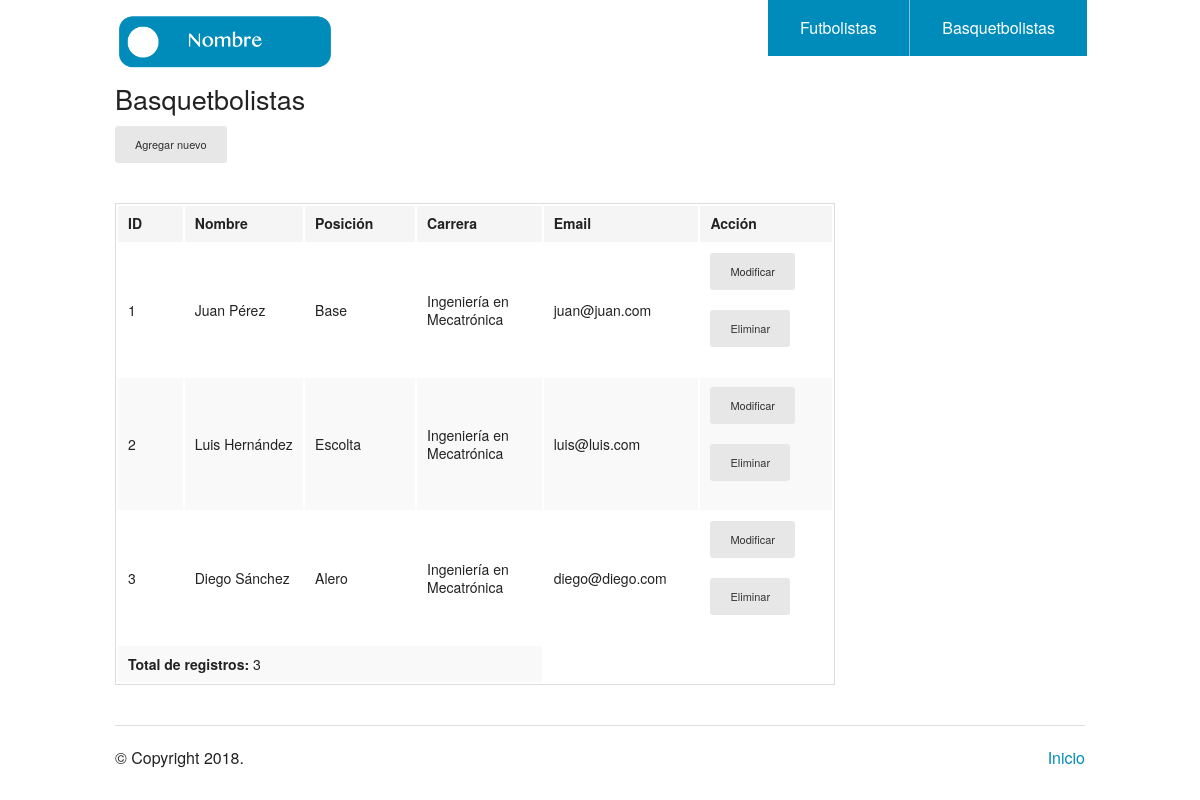
/main_bas.php, run on the app's committed database.
### tables this page shows
CREATE TABLE `basquetbolistas` (
  `id` int(11) NOT NULL,
  `nombre` varchar(50) NOT NULL,
  `posicion` varchar(50) NOT NULL,
  `carrera` varchar(60) NOT NULL,
  `email` varchar(50) NOT NULL
);

### funciones.php (called while the page is built, shortened)
<?php
	include_once('conexion.php');
	function mostrarBas(){
		global $pdo;
		$query = "SELECT * FROM basquetbolistas";
		$statement = $pdo->prepare($query);
  		$statement->execute();
  		return $statement->fetchAll();
	}
?>

### main_bas.php (the view, shortened to what this page needs)
<?php
  include_once('funciones.php');
  $user = mostrarBas();
  $total_users = count(mostrarBas());
?>
<!doctype html>
<html class="no-js" lang="en">
  <head>
    <link rel="stylesheet" href="./css/foundation.css" />
  </head>
  <body>
    <?php require_once('header.php'); ?>
    <div class="row">
      <div class="large-9 columns">
        <h3>Basquetbolistas</h3>
          <p><a href="agregarBas.php" class="button radius tiny secondary">Agregar nuevo</a></p>
        <div class="section-container tabs" data-section>
          <section class="section">
            <div class="content" data-slug="panel1">
              <?php if($total_users){ ?>
              <table>
                <thead>
                  <tr>
                    <th width="200">ID</th>
                    <th width="250">Nombre</th>
                    <th width="250">Posición</th>
                    <th width="250">Carrera</th>
                    <th width="250">Email</th>
                    <th width="250">Acción</th>
                  </tr>
                </thead>
                <tbody>
                  <?php foreach( $user as $users ){ ?>
                  <tr>
                    <td><?php echo $users[0] ?></td>
                    <td><?php echo $users[1] ?></td>
                    <td><?php echo $users[2] ?></td>
                    <td><?php echo $users[3] ?></td>
                    <td><?php echo $users[4] ?></td>
                    <td><a href="./modificarBas.php?id=<?php echo $users[0]; ?>" class="button radius tiny secondary">Modificar</a>
                    <button onclick="confirmar(<?php echo $users[0]; ?>);" class="button radius tiny secondary">Eliminar</button>
                    </td>
                  </tr>
                  <?php } ?>
                  <tr>
                    <td colspan="4"><b>Total de registros: </b> <?php echo $total_users; ?></td>
                  </tr>
                </tbody>
              </table>
              <?php }else{ ?>
              No hay registros
              <?php } ?>
            </div>
          </section>
        </div>
      </div>
    </div>
    <?php require_once('footer.php'); ?>

### header.php (shortened to what this page needs)
<!doctype html>
<html class="no-js" lang="en">
  <head>
    <link rel="stylesheet" href="./css/foundation.css" />
  </head>
  <body>
<div class="row">
      <div class="large-3 columns">
        <h1><img src="./img/logo.png"/></h1>
      </div>
      <div class="large-9 columns">
        <ul class="right button-group">
          <li><a href="./main_fut.php" class="button">Futbolistas</a></li>
          <li><a href="./main_bas.php" class="button">Basquetbolistas</a></li>
        </ul>
      </div>
    </div>

### footer.php (shortened to what this page needs)
<footer class="row">
      <div class="large-12 columns">
        <hr/>
        <div class="row">
          <div class="large-6 columns">
            <p>&copy; Copyright <?php echo date('Y'); ?>.</p>
          </div>
          <div class="large-6 columns">
            <ul class="inline-list right">
              <li><a href="./index.php">Inicio</a></li>
            </ul>
          </div>
        </div>
      </div>
    </footer>
  </body>
</html>

### data on the page
basquetbolistas: id "1", nombre "Juan Pérez", posicion "Base", carrera "Ingeniería en Mecatrónica", email "juan@juan.com"
basquetbolistas: id "2", nombre "Luis Hernández", posicion "Escolta", carrera "Ingeniería en Mecatrónica", email "luis@luis.com"
basquetbolistas: id "3", nombre "Diego Sánchez", posicion "Alero", carrera "Ingeniería en Mecatrónica", email "diego@diego.com"

### other printed values
$total_users "3"
